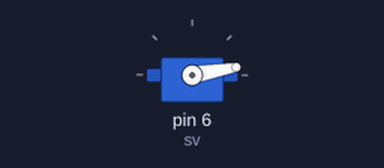
Simulated run of this sketch. Board: Arduino Uno, built with avr-gcc and run on an emulated ATmega328P. Shown: servo.

Above: at 0.05 s.
At 4.0 s:
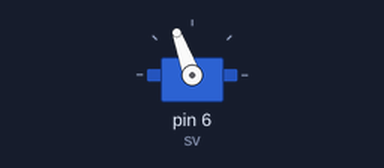
Timing chart, 0 to 5.2 s (numbered marks = the images above):
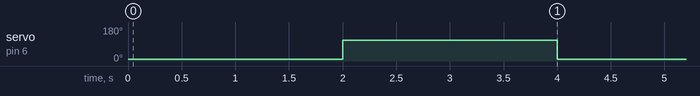

The sketch:

servo_test2.ino
```cpp
#include <Servo.h>  //ライブラリ<Servo.h>を組み込む

Servo sv; //Servoオブジェクト“sv”を作成する
int DIN_PIN = 3;

void setup() {
 sv.attach(6); //svの出力をD6番ピンに割り当てる
 pinMode( DIN_PIN, INPUT_PULLUP );
    Serial.begin( 9600 );
}

void loop() {
  sv.write( 10 ); //D6番ピンに“0度”を出力する
         delay( 2000 ); //そのままで1000ミリ秒待機する
         sv.write( 110 ); //D6番ピンに“90度”を出力する
         delay( 2000 ); //そのままで1000ミリ秒待機する
 /*
 sv.write( 180 ); //D6番ピンに“180度”を出力する
 delay( 1000 ); //そのままで1000ミリ秒待機する
 sv.write( 90 ); //D6番ピンに“90度”を出力する
 delay( 1000 ); //そのままで1000ミリ秒待機する
 */
}
```

Measured:
- by itself, servo on pin 6 (sv): alternates 110° for 2.0 s and 10° for 2.0 s
